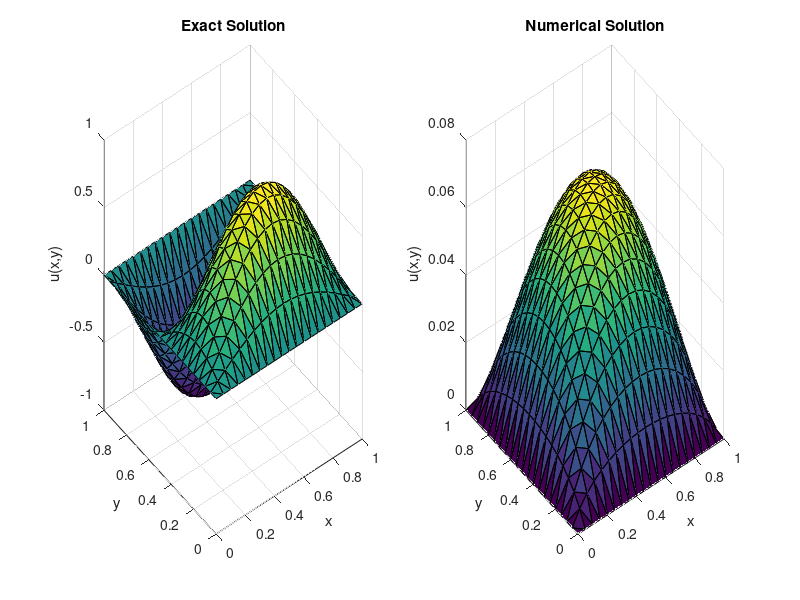

MATLAB code for this plot:
% This program solves Poisson's equation in Cartesian coordinates.
% Wakil Sarfaraz with Help of Dr Kathryn Gillow. 22 May 2014 
clear all;
tic
xmax =1;
N = 20; %(Number of points on the x, y interval on which the equation is solved.
X = linspace(0,xmax,N+1); %This divides the interval into N equispaced sub intervals.
%X = 0: 1/N :1; This can also be used to create the same X.
[x, y] = meshgrid(X,X); % This creates an (N+1) by (N+1) grid of values ...
                        % of X and assignes them to x and y. (So x and y
                        % are now matrices of size (N+1)x(N+1)
x =x(:);  % This turns the matrix x into a column vector.
y =y(:);  % This turns the matrix y into a column vector.
NNODES = (N+1)^2; % This introduces the number of nodes in the result of triangulation.
NTRI = 2*N^2;  % This is the number of triangles in the mesh.
LNODES = zeros(NTRI, 3); % This creates a zero matrix of the size 'number of triangles by 3'
                         % (since there are 3 vertices for each triangle.

for i = 1:N
    for j = 1: N
        LNODES(i+2*(j-1)*N,1) = i+(j-1)*(N+1);%This numbers each of the first nodes of all the lower triangles in each square.
        LNODES(i+2*(j-1)*N,2) = i+j*(N+1); % This numbers each of the second nodes of all the lower triangles in each square.
        LNODES(i+2*(j-1)*N,3) = (i+1)+(j-1)*(N+1); % This numbers each of the third nodes of all the lower triangles in each square.
        
        LNODES(i+N+2*(j-1)*N,1) = i+1+j*(N+1); %This numbers each of the first nodes of all the upper triangles in each square.
        LNODES(i+N+2*(j-1)*N,2) = (i+1)+(j-1)*(N+1);%This numbers each of the second nodes of all the upper triangles in each square.
        LNODES(i+N+2*(j-1)*N,3) = i+j*(N+1);%This numbers each of the third nodes of all the upper triangles in each square.
                                            % Here for those nodes that
                                            % some triangles share (copy
                                            % and paste can work).
    end
end

SP = sparse(NNODES, NNODES);  %This creates a sparse matrix of the size 'Number of nodes by Number of nodes'(entries usually computed by integration).
LV = zeros(NNODES,1);         % This creates the load vector of zero entries for now which is l(v) part of the weak formulation.

for n = 1: NTRI
    r1 = [x(LNODES(n,1)) y(LNODES(n,1))];% Position vector (x,y)' for the first nodes of all triangles.
    r2 = [x(LNODES(n,2)) y(LNODES(n,2))];% Position vector (x,y)' for the second nodes of all triangles.
    r3 = [x(LNODES(n,3)) y(LNODES(n,3))];% Position vector (x,y)' for the third nodes of all triangles.
    J = [r2(1)-r1(1) r2(2)-r1(2); r3(1)-r1(1) r3(2)-r1(2)]; %This is the jacobian matrix of the mapping.
    Astiff = (1/(2*det(J)))* [(r2-r3)*(r2-r3)' (r2-r3)*(r3-r1)' (r2-r3)*(r1-r2)';... %This is the Global Stiffness Matrix (Lecture Notes)
           (r2-r3)*(r3-r1)' (r3-r1)*(r3-r1)' (r3-r1)*(r1-r2)';...
           (r2-r3)*(r1-r2)' (r3-r1)*(r1-r2)' (r1-r2)*(r1-r2)'];
       for i = 1 : 3 
           for j = 1:3  % Since SP was created a zero matrix originally, Now for all three vertices of all triangles we put the 
               SP(LNODES(n,i),LNODES(n,j)) =SP(LNODES(n,i),LNODES(n,j))+ Astiff(i,j); %The values of Astiff in the SP.
           end
       end
       % Up to here we constructed the Matrix of the coefficients for the
       % Linear system. Now we start by computing the load vector.
       ksi =1/3; %This is the new variable of mapping. Value (1/3) is chosen due to quadrature rule.
       eta = 1/3; % This is the new variable of mapping. Value (1/3) is chosen due to quadrature rule.
       xx = (1-ksi-eta)*r1(1) + ksi* r2(1) + eta*r3(1); %This is x(ksi,eta) which is used for transformation.
       yy = (1-ksi-eta)*r1(2) + ksi* r2(2) + eta*r3(2); % This is y(ksi,eta) which is used for transformation.
       
%        F(1) = (1-ksi-eta)*5*pi^2*sin(pi*xx)*sin(2*pi*yy)*det(J)*1/2; %This computes the integral for the first, second and third
%                                                                       %vertix of traingles
%        F(2) = (ksi)*5*pi^2*sin(pi*xx)*sin(2*pi*yy)*det(J)*1/2;       % In the transformed coordinates.
%        F(3) = (eta)*5*pi^2*sin(pi*xx)*sin(2*pi*yy)*det(J)*1/2;
       
       F(1) = (1-ksi-eta)*det(J)*1/2;%| these will solve for laplace u =1 with zero dirichlet bcs.
       F(2) = ksi* det(J)*1/2;
       F(3) = eta* det(J)*1/2;
       for i = 1 : 3
           LV(LNODES(n,i)) = LV(LNODES(n,i))+ F(i); % This assigns all the newly computed values to the Load vector.
       end 
     
end
for i = 1: NNODES
    if (x(i)==0 || y(i)==0 || x(i)==xmax || y(i)==xmax) % This enforces boundary conditions.
        LV(i) = 0;
        SP(i,:) = 0;
        SP(i,i) =1 ;
    end
end

U = SP\LV; %Solves the linear system.
toc

u = sin(pi*x).*sin(2*pi*y);



subplot(1,2,1)
%figure(1)
trisurf(LNODES,x,y,u)
xlabel('x') 
ylabel('y')
zlabel('u(x,y)')
title('Exact Solution')
subplot(1,2,2)
%figure(2)
trisurf(LNODES,x,y,U)
xlabel('x') 
ylabel('y')
zlabel('u(x,y)')
title('Numerical Solution')
D = abs(U-u);


 Error = sum(D.^2)
    



  
  
  
  
  
  
  
  
  
  
  
  
  
  
  
  
  
  
  
       
  
  
  
        